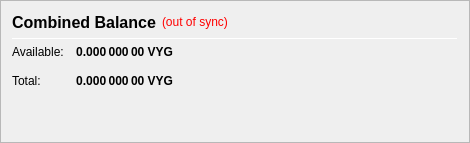
                   <widget class="QFrame" name="frame_CombinedBalances">
                    <property name="minimumSize">
                     <size>
                      <width>470</width>
                      <height>0</height>
                     </size>
                    </property>
                    <property name="frameShape">
                     <enum>QFrame::StyledPanel</enum>
                    </property>
                    <property name="frameShadow">
                     <enum>QFrame::Raised</enum>
                    </property>
                    <layout class="QVBoxLayout" name="verticalLayout_5">
                     <item>
                      <layout class="QHBoxLayout" name="horizontalLayout_5" stretch="0,0,0">
                       <item>
                        <widget class="QLabel" name="label_5z">
                         <property name="minimumSize">
                          <size>
                           <width>0</width>
                           <height>20</height>
                          </size>
                         </property>
                         <property name="font">
                          <font>
                           <pointsize>12</pointsize>
                           <weight>75</weight>
                           <bold>true</bold>
                          </font>
                         </property>
                         <property name="toolTip">
                          <string>Combined Balance (including unconfirmed and immature coins)</string>
                         </property>
                         <property name="text">
                          <string>Combined Balance</string>
                         </property>
                        </widget>
                       </item>
                       <item>
                        <widget class="QLabel" name="labelWalletStatus">
                         <property name="cursor">
                          <cursorShape>WhatsThisCursor</cursorShape>
                         </property>
                         <property name="toolTip">
                          <string>The displayed information may be out of date. Your wallet automatically synchronizes with the Voyage network after a connection is established, but this process has not completed yet.</string>
                         </property>
                         <property name="styleSheet">
                          <string notr="true">QLabel { color: red; }</string>
                         </property>
                         <property name="text">
                          <string notr="true">(out of sync)</string>
                         </property>
                         <property name="alignment">
                          <set>Qt::AlignLeading|Qt::AlignLeft|Qt::AlignVCenter</set>
                         </property>
                        </widget>
                       </item>
                       <item>
                        <spacer name="horizontalSpacer_1">
                         <property name="orientation">
                          <enum>Qt::Horizontal</enum>
                         </property>
                         <property name="sizeHint" stdset="0">
                          <size>
                           <width>40</width>
                           <height>20</height>
                          </size>
                         </property>
                        </spacer>
                       </item>
                      </layout>
                     </item>
                     <item>
                      <widget class="Line" name="line_CombinedBalance">
                       <property name="minimumSize">
                        <size>
                         <width>0</width>
                         <height>1</height>
                        </size>
                       </property>
                       <property name="maximumSize">
                        <size>
                         <width>16777215</width>
                         <height>1</height>
                        </size>
                       </property>
                       <property name="orientation">
                        <enum>Qt::Horizontal</enum>
                       </property>
                      </widget>
                     </item>
                     <item>
                      <layout class="QGridLayout" name="gridLayout_3">
                       <property name="spacing">
                        <number>12</number>
                       </property>
                       <item row="1" column="0">
                        <widget class="QLabel" name="labelBalanceTextz">
                         <property name="text">
                          <string>Available:</string>
                         </property>
                        </widget>
                       </item>
                       <item row="1" column="1">
                        <widget class="QLabel" name="labelBalancez">
                         <property name="font">
                          <font>
                           <weight>75</weight>
                           <bold>true</bold>
                          </font>
                         </property>
                         <property name="cursor">
                          <cursorShape>IBeamCursor</cursorShape>
                         </property>
                         <property name="toolTip">
                          <string>Your current spendable balance</string>
                         </property>
                         <property name="text">
                          <string notr="true">0.000 000 00 VYG</string>
                         </property>
                         <property name="alignment">
                          <set>Qt::AlignRight|Qt::AlignTrailing|Qt::AlignVCenter</set>
                         </property>
                         <property name="textInteractionFlags">
                          <set>Qt::LinksAccessibleByMouse|Qt::TextSelectableByKeyboard|Qt::TextSelectableByMouse</set>
                         </property>
                        </widget>
                       </item>
                       <item row="2" column="0">
                        <widget class="QLabel" name="labelTotalTextz">
                         <property name="text">
                          <string>Total:</string>
                         </property>
                        </widget>
                       </item>
                       <item row="2" column="1">
                        <widget class="QLabel" name="labelTotalz">
                         <property name="font">
                          <font>
                           <weight>75</weight>
                           <bold>true</bold>
                          </font>
                         </property>
                         <property name="cursor">
                          <cursorShape>IBeamCursor</cursorShape>
                         </property>
                         <property name="toolTip">
                          <string>Total Balance, including all unavailable coins.</string>
                         </property>
                         <property name="text">
                          <string notr="true">0.000 000 00 VYG</string>
                         </property>
                         <property name="alignment">
                          <set>Qt::AlignRight|Qt::AlignTrailing|Qt::AlignVCenter</set>
                         </property>
                         <property name="textInteractionFlags">
                          <set>Qt::LinksAccessibleByMouse|Qt::TextSelectableByKeyboard|Qt::TextSelectableByMouse</set>
                         </property>
                        </widget>
                       </item>
                       <item row="2" column="3">
                        <spacer name="horizontalSpacer_2">
                         <property name="orientation">
                          <enum>Qt::Horizontal</enum>
                         </property>
                         <property name="sizeHint" stdset="0">
                          <size>
                           <width>40</width>
                           <height>20</height>
                          </size>
                         </property>
                        </spacer>
                       </item>
                      </layout>
                     </item>
                     <item>
                      <spacer name="verticalSpacer_1">
                       <property name="orientation">
                        <enum>Qt::Vertical</enum>
                       </property>
                       <property name="sizeHint" stdset="0">
                        <size>
                         <width>20</width>
                         <height>40</height>
                        </size>
                       </property>
                      </spacer>
                     </item>
                    </layout>
                   </widget>
